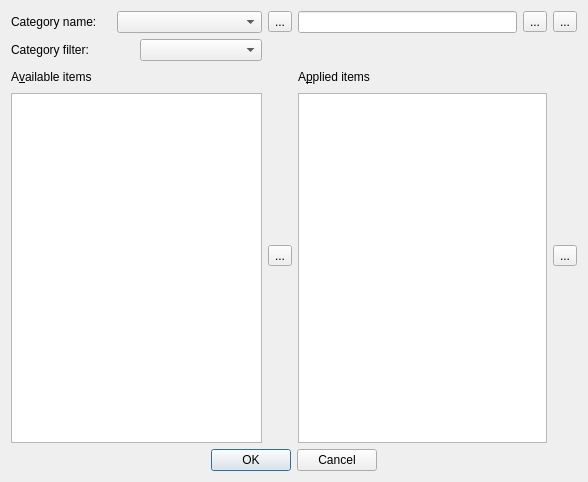
<?xml version="1.0" encoding="UTF-8"?>
<ui version="4.0">
 <class>TagCategories</class>
 <widget class="QDialog" name="TagCategories">
  <property name="geometry">
   <rect>
    <x>0</x>
    <y>0</y>
    <width>588</width>
    <height>482</height>
   </rect>
  </property>
  <property name="windowTitle">
   <string>User Categories Editor</string>
  </property>
  <property name="windowIcon">
   <iconset>
    <normaloff>:/images/chapters.png</normaloff>:/images/chapters.png</iconset>
  </property>
  <layout class="QGridLayout">
   <item row="0" column="0">
    <layout class="QHBoxLayout">
     <item>
      <widget class="QLabel" name="label_3">
       <property name="sizePolicy">
        <sizepolicy hsizetype="Fixed" vsizetype="Preferred">
         <horstretch>0</horstretch>
         <verstretch>0</verstretch>
        </sizepolicy>
       </property>
       <property name="minimumSize">
        <size>
         <width>100</width>
         <height>0</height>
        </size>
       </property>
       <property name="text">
        <string>Category name: </string>
       </property>
       <property name="alignment">
        <set>Qt::AlignLeading|Qt::AlignLeft|Qt::AlignVCenter</set>
       </property>
       <property name="buddy">
        <cstring>category_box</cstring>
       </property>
      </widget>
     </item>
     <item>
      <widget class="QComboBox" name="category_box">
       <property name="sizePolicy">
        <sizepolicy hsizetype="Fixed" vsizetype="Fixed">
         <horstretch>160</horstretch>
         <verstretch>0</verstretch>
        </sizepolicy>
       </property>
       <property name="minimumSize">
        <size>
         <width>145</width>
         <height>0</height>
        </size>
       </property>
       <property name="toolTip">
        <string>Select a category to edit</string>
       </property>
       <property name="editable">
        <bool>false</bool>
       </property>
      </widget>
     </item>
    </layout>
   </item>
   <item row="0" column="1">
    <widget class="QToolButton" name="delete_category_button">
     <property name="toolTip">
      <string>Delete this selected tag category</string>
     </property>
     <property name="text">
      <string>...</string>
     </property>
     <property name="icon">
      <iconset>
       <normaloff>:/images/trash.png</normaloff>:/images/trash.png</iconset>
     </property>
    </widget>
   </item>
   <item row="0" column="2">
    <layout class="QHBoxLayout">
     <item>
      <widget class="QLineEdit" name="input_box">
       <property name="sizePolicy">
        <sizepolicy hsizetype="Expanding" vsizetype="Fixed">
         <horstretch>60</horstretch>
         <verstretch>0</verstretch>
        </sizepolicy>
       </property>
       <property name="toolTip">
        <string>Enter a category name, then use the add button or the rename button</string>
       </property>
      </widget>
     </item>
     <item>
      <widget class="QToolButton" name="add_category_button">
       <property name="toolTip">
        <string>Add a new category</string>
       </property>
       <property name="text">
        <string>...</string>
       </property>
       <property name="icon">
        <iconset>
         <normaloff>:/images/plus.png</normaloff>:/images/plus.png
        </iconset>
       </property>
      </widget>
     </item>
    </layout>
   </item>
   <item row="0" column="3">
    <widget class="QToolButton" name="rename_category_button">
     <property name="toolTip">
      <string>Rename the current category to what is in the box</string>
     </property>
     <property name="text">
      <string>...</string>
     </property>
     <property name="icon">
      <iconset>
       <normaloff>:/images/edit-undo.png</normaloff>:/images/edit-undo.png</iconset>
     </property>
    </widget>
   </item>
   <item row="1" column="0">
    <layout class="QHBoxLayout">
     <item>
      <widget class="QLabel" name="label_5">
       <property name="text">
        <string>Category filter: </string>
       </property>
       <property name="alignment">
        <set>Qt::AlignLeading|Qt::AlignLeft|Qt::AlignVCenter</set>
       </property>
      </widget>
     </item>
     <item>
      <widget class="QComboBox" name="category_filter_box">
       <property name="toolTip">
        <string>Select the content kind of the new category</string>
       </property>
      </widget>
     </item>
    </layout>
   </item>
   <item row="2" column="0">
    <layout class="QVBoxLayout">
     <item>
      <layout class="QHBoxLayout">
       <item>
        <widget class="QLabel" name="label">
         <property name="text">
          <string>A&amp;vailable items</string>
         </property>
         <property name="buddy">
          <cstring>available_items_box</cstring>
         </property>
        </widget>
       </item>
       <item>
        <spacer>
         <property name="orientation">
          <enum>Qt::Horizontal</enum>
         </property>
         <property name="sizeHint" stdset="0">
          <size>
           <width>40</width>
           <height>20</height>
          </size>
         </property>
        </spacer>
       </item>
      </layout>
     </item>
     <item>
      <layout class="QHBoxLayout">
       <item>
        <widget class="QListWidget" name="available_items_box">
         <property name="alternatingRowColors">
          <bool>true</bool>
         </property>
         <property name="selectionMode">
          <enum>QAbstractItemView::MultiSelection</enum>
         </property>
         <property name="selectionBehavior">
          <enum>QAbstractItemView::SelectRows</enum>
         </property>
        </widget>
       </item>
      </layout>
     </item>
    </layout>
   </item>
   <item row="2" column="1">
    <layout class="QVBoxLayout">
     <item>
      <spacer>
       <property name="orientation">
        <enum>Qt::Vertical</enum>
       </property>
       <property name="sizeHint" stdset="0">
        <size>
         <width>20</width>
         <height>40</height>
        </size>
       </property>
      </spacer>
     </item>
     <item>
      <widget class="QToolButton" name="apply_button">
       <property name="toolTip">
        <string>Apply tags to current tag category</string>
       </property>
       <property name="text">
        <string>...</string>
       </property>
       <property name="icon">
        <iconset>
         <normaloff>:/images/forward.png</normaloff>:/images/forward.png</iconset>
       </property>
      </widget>
     </item>
     <item>
      <spacer>
       <property name="orientation">
        <enum>Qt::Vertical</enum>
       </property>
       <property name="sizeHint" stdset="0">
        <size>
         <width>20</width>
         <height>40</height>
        </size>
       </property>
      </spacer>
     </item>
    </layout>
   </item>
   <item row="2" column="2">
    <layout class="QVBoxLayout">
     <item>
      <layout class="QHBoxLayout">
       <item>
        <widget class="QLabel" name="label_2">
         <property name="text">
          <string>A&amp;pplied items</string>
         </property>
         <property name="buddy">
          <cstring>applied_items_box</cstring>
         </property>
        </widget>
       </item>
       <item>
        <spacer>
         <property name="orientation">
          <enum>Qt::Horizontal</enum>
         </property>
         <property name="sizeHint" stdset="0">
          <size>
           <width>40</width>
           <height>20</height>
          </size>
         </property>
        </spacer>
       </item>
      </layout>
     </item>
     <item>
      <widget class="QListWidget" name="applied_items_box">
       <property name="alternatingRowColors">
        <bool>true</bool>
       </property>
       <property name="selectionMode">
        <enum>QAbstractItemView::MultiSelection</enum>
       </property>
      </widget>
     </item>
    </layout>
   </item>
   <item row="2" column="3">
    <layout class="QVBoxLayout">
     <item>
      <spacer>
       <property name="orientation">
        <enum>Qt::Vertical</enum>
       </property>
       <property name="sizeHint" stdset="0">
        <size>
         <width>20</width>
         <height>40</height>
        </size>
       </property>
      </spacer>
     </item>
     <item>
      <widget class="QToolButton" name="unapply_button">
       <property name="toolTip">
        <string>Unapply (remove) tag from current tag category</string>
       </property>
       <property name="text">
        <string>...</string>
       </property>
       <property name="icon">
        <iconset>
         <normaloff>:/images/list_remove.png</normaloff>:/images/list_remove.png</iconset>
       </property>
      </widget>
     </item>
     <item>
      <spacer>
       <property name="orientation">
        <enum>Qt::Vertical</enum>
       </property>
       <property name="sizeHint" stdset="0">
        <size>
         <width>20</width>
         <height>40</height>
        </size>
       </property>
      </spacer>
     </item>
    </layout>
   </item>
   <item row="4" column="0" colspan="4">
    <widget class="QDialogButtonBox" name="buttonBox">
     <property name="orientation">
      <enum>Qt::Horizontal</enum>
     </property>
     <property name="standardButtons">
      <set>QDialogButtonBox::Cancel|QDialogButtonBox::Ok</set>
     </property>
     <property name="centerButtons">
      <bool>true</bool>
     </property>
    </widget>
   </item>
  </layout>
 </widget>
 <resources>
  <include location="../../../../../calibre_datesearch/resources/images"/>
 </resources>
 <connections>
  <connection>
   <sender>buttonBox</sender>
   <signal>accepted()</signal>
   <receiver>TagCategories</receiver>
   <slot>accept()</slot>
   <hints>
    <hint type="sourcelabel">
     <x>248</x>
     <y>254</y>
    </hint>
    <hint type="destinationlabel">
     <x>157</x>
     <y>274</y>
    </hint>
   </hints>
  </connection>
  <connection>
   <sender>buttonBox</sender>
   <signal>rejected()</signal>
   <receiver>TagCategories</receiver>
   <slot>reject()</slot>
   <hints>
    <hint type="sourcelabel">
     <x>316</x>
     <y>260</y>
    </hint>
    <hint type="destinationlabel">
     <x>286</x>
     <y>274</y>
    </hint>
   </hints>
  </connection>
 </connections>
</ui>
